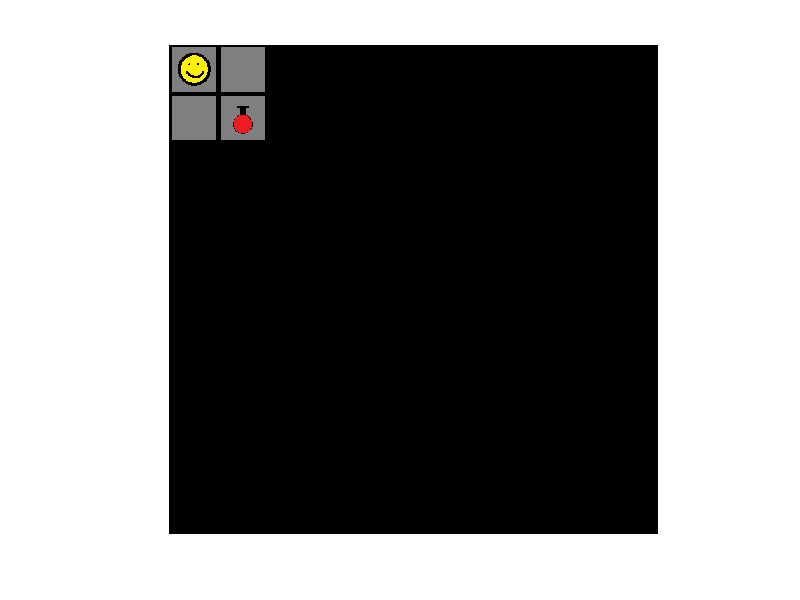

Source code (MATLAB): (Note: this script raises an error after producing the figure.)
GameMaster = 1;
while GameMaster == 1;
close all;
clear all;
load Adventure   % Loads the board (World - 10x10 cell array) along with a number of different image, shown below.
warning('off','all'); % turns off all warning messages
% Definitions

SOUND = 0;

% Type definitions
PLAYERT = 1;
DOORT = 2;
SUPERMONSTERT = 3;
MONSTERT = 4;
HEALTHBOOSTT = 5;
SWORDT = 6;
SHIELDT = 7;
BOOTT = 8;

IMG = {Player, Door, Monster, Monster, Health, Sword, Shield, Boots};
% Column Definitions

TYPE = 1;
X_COL = 2;
Y_COL = 3;
ATTACK_COL = 4;
ATTACK_BOOST_COL = 5;
DEFENSE_COL = 6;
DEFENSE_BOOST_COL = 7;
HEALTH_COL = 8;
SPEED_COL = 9;
SPEED_BOOST_COL = 10;

% Init
EL = zeros(33,10); %Preallocating space for the Entity List
EL(1,:) = [1 1 1 10 0 10 0 10 10 0]; %Begin player spawn (10 attack, health, Speed, Defense is default Placeholder)
rng('shuffle'); %Seeds the random function based on current time
EL(2,:) = [2 randi([7 8]) randi([7 8]) 0 0 0 0 100000 0 0]; %Randomly spawns door location
EL(3,:) = [3 EL(2,X_COL)-1 EL(2,Y_COL)-1 EL(1,4) 0 EL(1,6) 0 EL(1,8) EL(1,9) 0]; %Randomly spawns monster location within a 3 coordinate radius of the door. Also indexes into the players health, speed and defense stats to create a metroid-esque evil player (see Ryan for more details) 
for r = 4:1:33
    for c = 1:1:10
        rng('shuffle'); %randomly seeds entity generation based on current time
        if c == 1
            EL(r,c) = randi([4 8]); %Assigns random entity values
            if EL(r,c) == MONSTERT
                EL(r,MONSTERT) = randi([5 10]);
                EL(r,8) = randi([5 10]);
                EL(r,DEFENSE_COL) = randi([5 10]);
                EL(r,SPEED_COL) = randi([5 10]);
            elseif EL(r,c) == HEALTHBOOSTT
                EL(r,8) = 5;
            elseif EL(r,c) == SWORDT
                EL(r,ATTACK_BOOST_COL) = 5;
            elseif EL(r,c) == SHIELDT
                EL(r,DEFENSE_BOOST_COL) = 5;
            elseif EL(r,c) == BOOTT
                EL(r,SPEED_BOOST_COL) = 5;
            end
        elseif c == 2
            EL(r,c) = randi([2 10]);
        elseif c == 3
            EL(r,c) = randi([1 10]);
        end
        
    end
end
if SOUND == 1
    [y Fs] = audioread('Theme.mp3'); % Reads file � must be in current directory
    Theme = audioplayer(.3*y,Fs);  
    % Saves as song using sampling rate, Fs
    [y Fs] = audioread('Sword.mp3');
    Sword = audioplayer(.1*y,Fs);
    [y Fs] = audioread('Shield.wav');
    Shield = audioplayer(.1*y,Fs);
    [y Fs] = audioread('Health.wav');
    Health = audioplayer(.5*y,Fs);
end
%The use of shuffled x y coordinates leads to some repitition in entity
%location. This is resolved by the random generation. While an entity will
%oscillate between two x y coordinates in each new instance of a game, it
%has an 80% chance of being a different type of entity (i.e. a health
%potion at coordinate (3,4) may be a monster the next match, or something
%else at coordinate (4,3).
World{EL(1,X_COL),EL(1,Y_COL)} = Player; %indexes into World location for player based on x y coordinates given in the Entity List. Assigns Cell values to the values in the Player image (Test)
for r = 4:1:33
        while World{EL(r,2), EL(r,3)} ~= Blank %Checks to make sure the initial spawn point is blank, and creates new spawn point if it isn't
            EL(r,X_COL) = randi([2 10]);
            EL(r,Y_COL) = randi([1 10]);
        end
        World{EL(r,X_COL), EL(r,Y_COL)} = IMG{EL(r,TYPE)}; %Checks entity location on entity list, then indexes into the image master matrix for the entities image
end
World{EL(2,X_COL), EL(2,Y_COL)} = Door;

% Start Play
Health = 1;
Game = 1;
if SOUND == 1
    play(Theme)   % Plays the song
end
while Game == 1 && Health == 1
   World{EL(2,X_COL), EL(2,Y_COL)} = Door;
   World{EL(3,X_COL), EL(3,Y_COL)} = Monster-60;
   clc;
   disp 'Health: ';disp(EL(PLAYERT,HEALTH_COL));disp ' Attack: ';disp(EL(PLAYERT,ATTACK_COL));disp ' Defense: ';disp(EL(PLAYERT,DEFENSE_COL));disp ' Speed: ';disp(EL(PLAYERT,SPEED_COL));
   if EL(PLAYERT,HEALTH_COL) == 0
       Game = 0;
   elseif (EL(PLAYERT,X_COL) == EL(DOORT,X_COL)) && (EL(PLAYERT,Y_COL) == EL(DOORT,Y_COL))
       Game = 0;
   end
   World{EL(1,X_COL),EL(1,Y_COL)} = Player; %indexes into World location for player based on x y coordinates given in the Entity List. Assigns Cell values to the values in the Player image (Test)
playerx = EL(1, X_COL);
playery = EL(1, Y_COL);
for x = 1:10
    for y = 1:10
        if (x > playerx + 1 || x < playerx - 1 || y > playery + 1 || y < playery -1)
            World{x,y} = Blank-255;
        else
            matchingEntries = EL(:,X_COL) == x & EL(:,Y_COL) == y;
            if sum(matchingEntries) == 0
                World{x,y} = Blank;
            else
                entityInCell = find(matchingEntries == 1);
                etype = EL(entityInCell,TYPE);
                World{x,y} = IMG{etype};
            end
        end
    end
end
imshow([World{1,:};World{2,:};World{3,:};World{4,:};World{5,:};World{6,:};World{7,:};World{8,:};World{9,:};World{10,:}]); %displays updated board with Player entity displayed in assigned location
    

for r = 1:1:size(EL)
    for row = 2:1:size(EL)
        if (EL(PLAYERT,X_COL) == EL(row,X_COL) && EL(PLAYERT,Y_COL) == EL(row,Y_COL)) && EL(row,TYPE) ~= 2
            %Insert Combat Block Here
            while (EL(row,TYPE) == MONSTERT || EL(row,TYPE) == SUPERMONSTERT) && EL(row,HEALTH_COL) > 0 && EL(PLAYERT,HEALTH_COL) > 0
                choice = menu('You have stumbled upon a monster! What do you do?','Attack','Defend','Run');
                clc;
                chance = randi([1 10]);
                if choice == 1 && chance > 4 %60 percent chance of dealing a good hit
                    damagedealt = floor((EL(PLAYERT,ATTACK_COL)/randi([1 10])));
                    EL(row,HEALTH_COL) = EL(row,HEALTH_COL) - damagedealt;
                    fprintf('You landed a great hit against the monster and did %0.2f damage!\n Monster health: %0.2f\n',damagedealt,EL(row,HEALTH_COL));
                elseif choice == 1 && chance < 4 %20 percent chance of a glancing shot
                    damagedealt = floor((EL(PLAYERT,ATTACK_COL)/chance));
                    EL(row,HEALTH_COL) = EL(row,HEALTH_COL) - damagedealt;
                    fprintf('You stumbled as you swung and did %0.2f damage! \nMonster health: %0.2f\n',damagedealt,EL(row,HEALTH_COL));
                elseif choice == 1 && chance < 2 %20 percent chance of missing entirely
                    damagedealt = 0;
                    fprintf('What an amatuer! You missed and did %0.2f damage! \nMonster health: %0.2f\n',damagedealt,EL(row,HEALTH_COL));
                elseif choice == 2 && chance > 4
                    damagetaken = floor((EL(PLAYERT,DEFENSE_COL)/randi([1 10])));
                    EL(row,DEFENSE_COL) = EL(row,DEFENSE_COL) - damagetaken;
                    fprintf('You planted your shield firmly and protected yourself against a brutal blow! \nYour shield lost %0.2f durability\n',damagedealt,EL(row,DEFENSE_COL));
                elseif choice == 2 && chance < 4
                    damagetaken = floor((EL(PLAYERT,DEFENSE_COL)/chance));
                    EL(row,DEFENSE_COL) = EL(row,DEFENSE_COL) - damagetaken;
                    fprintf('You raise your shield but just barely block the blow. You get the wind knocked out of you and you lose %0.2f Defense.\n',damagetaken);
               elseif choice == 2 && chance < 2
                    damagetaken = floor(EL(PLAYERT,DEFENSE_COL)/chance);
                    EL(row,DEFENSE_COL) = EL(row,DEFENSE_COL) - damagetaken;
                    EL(row,HEALTH_COL) = EL(row,HEALTH_COL)- .75*damagetaken;
                    fprintf('You planted your shield but failed to cover your left shoulder. Your left shoulder is now gone, as is your shield. \nDefense lost: %0.2f. Health lost: %0.2f\n',damagetaken,.5*damagetaken);
               elseif choice == 3 || EL(PLAYERT,SPEED_COL) > 0
                   EL(PLAYERT,SPEED_COL) = EL(PLAYERT,SPEED_COL) - 10;
                   EL(PLAYERT,X_COL) = EL(PLAYERT,X_COL)+1;
                   if EL(PLAYERT,SPEED_COL) < 0
                      EL(PLAYERT,SPEED_COL) = 0;
                      EL(PLAYERT,HEALTH_COL) = EL(PLAYERT,HEALTH_COL) - 2;
                   end
                   break;
                end
               monsterc = randi([0 10]);
               if monsterc > 4 && choice ~= 2 && choice ~= 3
                   damagedealt = (randi([1 10])/10)*EL(row,ATTACK_COL);
                   EL(PLAYERT,DEFENSE_COL) = EL(PLAYERT,DEFENSE_COL) - damagedealt;
                   fprintf('Monster grabs your shield at your shield and removes %0.2f defense\n',damagedealt);
                   if EL(PLAYERT,DEFENSE_COL) == 0
                   EL(PLAYERT,HEALTH_COL) = EL(PLAYERT,HEALTH_COL) - damagedealt;
                   fprintf('The monster grabs your battered shield and stabs over it. He decreases your health by %0.2f\n',damagedealt);
                   end
               elseif monsterc < 4 && choice ~= 2 && choice ~=3
                   damagedealt = (randi([1 10])/10)*EL(row,ATTACK_COL);
                   EL(PLAYERT,HEALTH_COL) = EL(PLAYERT,HEALTH_COL) - damagedealt;
                   fprintf('He stabs at your face and deals %0.2f damage. Why do you heroes never wear helmets?\n',damagedealt);
               elseif monsterc < 2 && choice ~= 2 && choice ~= 3
                   damagedealt = (randi([1 6])/10)*EL(row,ATTACK_COL);
                   EL(PLAYERT,HEALTH_COL) = EL(PLAYERT,HEALTH_COL) - damagedealt;
                   fprintf('The monster decides to use a bow on you. You take an arrow to the knee and lose %0.2f health.\n',damagedealt);
               end
               monsterc = randi([0 100]);
               if monsterc < 5 && choice ~=2 && choice ~= 3
                   EL(row,ATTACK_COL) = EL(row,ATTACK_COL)-EL(row,ATTACK_COL);
                   fprintf('The monster is so awed by your sick moves he is ashamed of himself and commits sudoku. Congrats. Jerk.\n')
               end
               disp 'Health: ';disp(EL(PLAYERT,HEALTH_COL));disp ' Attack: ';disp(EL(PLAYERT,ATTACK_COL));disp ' Defense: ';disp(EL(PLAYERT,DEFENSE_COL));disp ' Speed: ';disp(EL(PLAYERT,SPEED_COL));
            end
            if EL(row,TYPE) == 5
                if SOUND == 1
                    play(Health)
                end
                PreviousHealth = EL(PLAYERT, HEALTH_COL);
                EL(PLAYERT, HEALTH_COL) = EL(PLAYERT, HEALTH_COL) + EL(row,HEALTH_COL); %Checks pickup type for Health, adds the random health value to the player health column (keeps it less than 20)
                if EL(PLAYERT, HEALTH_COL) > 20
                    EL(PLAYERT, HEALTH_COL) = 20;
                end
                fprintf('Health Vat added %i health!',EL(PLAYERT,HEALTH_COL) - PreviousHealth)
            elseif EL(row,TYPE) == 6
                PreviousAttack = EL(PLAYERT,ATTACK_BOOST_COL);
                if SOUND == 1
                    play(Sword)
                end
                EL(PLAYERT, ATTACK_BOOST_COL) = EL(PLAYERT, ATTACK_BOOST_COL) + EL(row,ATTACK_BOOST_COL); %Checks pickup type for sword, adds the random value to the player attack boost column, which is then added to the attack (keeps it less than 20)
                EL(PLAYERT, ATTACK_COL) = EL(PLAYERT, ATTACK_COL) + (EL(PLAYERT,ATTACK_BOOST_COL)-PreviousAttack);
                if EL(PLAYERT, ATTACK_COL) > 20
                    EL(PLAYERT, ATTACK_COL) = 20;
                end
                fprintf('Sword added %i attack!',EL(PLAYERT,ATTACK_BOOST_COL) - PreviousAttack)
            elseif EL(row,TYPE) == 7
                PreviousDefense = EL(PLAYERT, DEFENSE_BOOST_COL);
                if SOUND == 1
                    play(Shield)
                end
                EL(PLAYERT, DEFENSE_BOOST_COL) = EL(PLAYERT, DEFENSE_BOOST_COL) + EL(row,DEFENSE_BOOST_COL); %Checks pickup type for shield, adds the random value to the player defense boost column, which is then added to the player defense (keeps it less than 20)
                EL(PLAYERT, DEFENSE_COL) = EL(PLAYERT, DEFENSE_COL) + (EL(PLAYERT,DEFENSE_BOOST_COL)-PreviousDefense);
                if EL(PLAYERT, DEFENSE_COL) > 20
                    EL(PLAYERT, DEFENSE_COL) = 20;
                end
                fprintf('Shield added %i defense!',EL(PLAYERT,DEFENSE_BOOST_COL) - PreviousDefense)
            elseif EL(row,TYPE) == 8
                PreviousSpeed = EL(PLAYERT, SPEED_BOOST_COL);
                EL(PLAYERT, SPEED_BOOST_COL) = EL(PLAYERT, SPEED_BOOST_COL) + EL(row,SPEED_BOOST_COL); %Checks pickup type for boots, adds the random value to the player speed boost column column, which is then added to the player speed column (keeps it less than 20)
                if EL(PLAYERT, SPEED_COL) > 20
                    EL(PLAYERT, SPEED_COL) = 20;
                end
                fprintf('You picked up %i speed boost to use in battle!',EL(PLAYERT,SPEED_BOOST_COL) - PreviousSpeed)
            end
            World{EL(row,X_COL), EL(row,Y_COL)} = Blank;
            World{EL(row,X_COL), EL(row,Y_COL)} = IMG{PLAYERT};
            EL(row, X_COL) = 11;
            EL(row,Y_COL) = 11;
        end
    end
end
% Movement
player = EL(1,:);
MOBVIEWDISTANCE = 4;
for i = 1:length(EL)
    entity = EL(i,:);
   if entity(TYPE) == PLAYERT
       %Player movement
       VALID = 0;
       dx = 0;
       dy = 0;
       while VALID == 0
           h = figure(1);
           waitforbuttonpress;
           k = get(h,'CurrentKey');
           switch (k)
               case 'downarrow'
                   dx = 1;
                   VALID = 1;
               case 'uparrow'
                   dx = -1;
                   VALID = 1;
               case 'leftarrow'
                   dy = -1;
                   VALID = 1;
               case 'rightarrow'
                   dy = 1;
                   VALID = 1;
           end
           if VALID == 1
               px = dx + player(X_COL);
               py = dx + player(Y_COL);
               if px > 10 || px < 1 || py > 10 || py < 1
                   VALID = 0;
               end
           end
       end
       EL(i,X_COL) = EL(i,X_COL) + dx;
       EL(i,Y_COL) = EL(i,Y_COL) + dy;
   elseif entity(TYPE) == MONSTERT
       %Lets see if a player is around
       ex = entity(X_COL);
       ey = entity(Y_COL);
       px = player(X_COL);
       py = player(Y_COL);
       
       availableLocations = [1 0 0; 0 1 0; -1 0 0; 0 -1 0; 0 0 Inf]; % x y weight
       %lower is better
       %we want to avoid going nowhere unless we have nowhere to go or we
       %agro to right there
       
       if 1 || ((ex - px)^2 + (ey - py)^2 < 16)
           % need to use distance to weight
           for j = 1:5
               availableLocations(j,3) = ((ex+availableLocations (j,1))-px) ^ 2 + ((ey + availableLocations(j,2))-px)^2;
           end
       end
       appropriateLocations = zeros([5 3]);
       max = 0;
       for j = 1:5
           newx = availableLocations(j,1) + ex;
           newy = availableLocations(j,2) + ey;
           if newx > 10 || newx < 1 || newy > 10 || newy < 1
               continue;
           end
           collisions = (EL(X_COL)==newx & EL(Y_COL) == newy & (EL(TYPE) == MONSTERT || EL(TYPE) == DOORT || EL(TYPE) == SUPERMONSTERT));
           collisions(i) = 0; %don't care if colides with self
           if sum(collisions) == 0 %no collisions with monsters, doors, or supermosters
               max = max + 1;
               appropriateLocations(max,:) = availableLocations(j,:);
           end
       end
       if max ~= 0

           weights = appropriateLocations(1:max,3);
           bestWeight = min(weights);
           bestWeightPositions = find(appropriateLocations(:,3) == bestWeight);
           bestLocations = appropriateLocations(bestWeightPositions, :);

           entries = length(bestWeightPositions);
       else
           entries = 0;
       end
       movementChoice = [0 0];
       if entries == 0
           continue;
       elseif entries == 1
           movementChoice = bestLocations(1,[1 2]); %extract xy
       else
           movementChoice = bestLocations(randi(entries),[1 2]); %extract random entry from appropriateLocations xy
       end
       EL(i,X_COL) = ex + movementChoice(1);
       EL(i,Y_COL) = ey + movementChoice(2);
   end
end
end
if SOUND == 1
    stop(Theme) % Stops the song
end
if Health == 0
  close all;
  GameMaster = menu('You have died a warriors death. Would you like to play again?','Yes','No');
else
  close all;
  GameMaster = menu('Congratulations! You won the game! Would you like to play again?','Yes','No');  
end
end
clear all;
clc;
% Combat Start

% Combat End

% End Play
